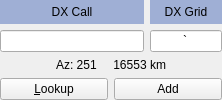
          <widget class="QWidget" name="DX_controls_widget" native="true">
           <property name="sizePolicy">
            <sizepolicy hsizetype="Preferred" vsizetype="Maximum">
             <horstretch>0</horstretch>
             <verstretch>0</verstretch>
            </sizepolicy>
           </property>
           <layout class="QGridLayout" name="gridLayout_2" columnstretch="2,1">
            <property name="leftMargin">
             <number>0</number>
            </property>
            <property name="topMargin">
             <number>0</number>
            </property>
            <property name="rightMargin">
             <number>0</number>
            </property>
            <property name="bottomMargin">
             <number>0</number>
            </property>
            <item row="0" column="1">
             <widget class="QLabel" name="label_4">
              <property name="palette">
               <palette>
                <active>
                 <colorrole role="Base">
                  <brush brushstyle="SolidPattern">
                   <color alpha="255">
                    <red>252</red>
                    <green>252</green>
                    <blue>252</blue>
                   </color>
                  </brush>
                 </colorrole>
                 <colorrole role="Window">
                  <brush brushstyle="SolidPattern">
                   <color alpha="255">
                    <red>159</red>
                    <green>175</green>
                    <blue>213</blue>
                   </color>
                  </brush>
                 </colorrole>
                </active>
                <inactive>
                 <colorrole role="Base">
                  <brush brushstyle="SolidPattern">
                   <color alpha="255">
                    <red>252</red>
                    <green>252</green>
                    <blue>252</blue>
                   </color>
                  </brush>
                 </colorrole>
                 <colorrole role="Window">
                  <brush brushstyle="SolidPattern">
                   <color alpha="255">
                    <red>159</red>
                    <green>175</green>
                    <blue>213</blue>
                   </color>
                  </brush>
                 </colorrole>
                </inactive>
                <disabled>
                 <colorrole role="Base">
                  <brush brushstyle="SolidPattern">
                   <color alpha="255">
                    <red>159</red>
                    <green>175</green>
                    <blue>213</blue>
                   </color>
                  </brush>
                 </colorrole>
                 <colorrole role="Window">
                  <brush brushstyle="SolidPattern">
                   <color alpha="255">
                    <red>159</red>
                    <green>175</green>
                    <blue>213</blue>
                   </color>
                  </brush>
                 </colorrole>
                </disabled>
               </palette>
              </property>
              <property name="autoFillBackground">
               <bool>true</bool>
              </property>
              <property name="text">
               <string>DX Grid</string>
              </property>
              <property name="alignment">
               <set>Qt::AlignCenter</set>
              </property>
              <property name="margin">
               <number>5</number>
              </property>
              <property name="indent">
               <number>2</number>
              </property>
              <property name="buddy">
               <cstring>dxGridEntry</cstring>
              </property>
             </widget>
            </item>
            <item row="1" column="0">
             <widget class="QLineEdit" name="dxCallEntry">
              <property name="sizePolicy">
               <sizepolicy hsizetype="Preferred" vsizetype="Fixed">
                <horstretch>0</horstretch>
                <verstretch>0</verstretch>
               </sizepolicy>
              </property>
              <property name="toolTip">
               <string>Callsign of station to be worked</string>
              </property>
              <property name="maxLength">
               <number>11</number>
              </property>
              <property name="alignment">
               <set>Qt::AlignCenter</set>
              </property>
             </widget>
            </item>
            <item row="1" column="1">
             <widget class="QLineEdit" name="dxGridEntry">
              <property name="sizePolicy">
               <sizepolicy hsizetype="Preferred" vsizetype="Fixed">
                <horstretch>0</horstretch>
                <verstretch>0</verstretch>
               </sizepolicy>
              </property>
              <property name="toolTip">
               <string>Locator of station to be worked</string>
              </property>
              <property name="text">
               <string>`</string>
              </property>
              <property name="maxLength">
               <number>6</number>
              </property>
              <property name="alignment">
               <set>Qt::AlignCenter</set>
              </property>
             </widget>
            </item>
            <item row="2" column="0" colspan="2">
             <layout class="QGridLayout" name="gridLayout_4">
              <item row="1" column="0">
               <widget class="QPushButton" name="lookupButton">
                <property name="focusPolicy">
                 <enum>Qt::StrongFocus</enum>
                </property>
                <property name="toolTip">
                 <string>&lt;html&gt;&lt;head/&gt;&lt;body&gt;&lt;p&gt;Search for callsign in database. &lt;br&gt;Right-click or double-click searches for callsign on QRZ.com.&lt;/p&gt;&lt;/body&gt;&lt;/html&gt;</string>
                </property>
                <property name="text">
                 <string>&amp;Lookup</string>
                </property>
               </widget>
              </item>
              <item row="1" column="1">
               <widget class="QPushButton" name="addButton">
                <property name="focusPolicy">
                <enum>Qt::StrongFocus</enum>
               </property>
               <property name="toolTip">
                <string>&lt;html&gt;&lt;head/&gt;&lt;body&gt;&lt;p&gt;Add callsign and locator to database. &lt;br&gt;Right-click searches for callsign on hamqth.com.&lt;/p&gt;&lt;/body&gt;&lt;/html&gt;</string>
               </property>
                <property name="text">
                 <string>Add</string>
                </property>
               </widget>
              </item>
              <item row="0" column="0" colspan="2">
               <widget class="QLabel" name="labAz">
                <property name="autoFillBackground">
                 <bool>true</bool>
                </property>
                <property name="text">
                 <string>Az: 251     16553 km</string>
                </property>
                <property name="alignment">
                 <set>Qt::AlignCenter</set>
                </property>
                <property name="indent">
                 <number>4</number>
                </property>
               </widget>
              </item>
             </layout>
            </item>
            <item row="0" column="0">
             <widget class="QPushButton" name="DX_Call_Button">
              <property name="sizePolicy">
               <sizepolicy hsizetype="Preferred" vsizetype="Preferred">
                <horstretch>0</horstretch>
                <verstretch>0</verstretch>
               </sizepolicy>
              </property>
              <property name="focusPolicy">
               <enum>Qt::StrongFocus</enum>
              </property>
              <property name="toolTip">
               <string>&lt;html&gt;&lt;head/&gt;&lt;body&gt;&lt;p&gt;Toggle Wait &amp;amp; Call On/Off. Right-click to clear the DX Call box.&lt;/p&gt;&lt;/body&gt;&lt;/html&gt;</string>
              </property>
              <property name="styleSheet">
               <string notr="true">QPushButton {
	background-color: #9fafd5;
    border: none;
}</string>
              </property>
              <property name="text">
               <string>DX Call</string>
              </property>
              <property name="checkable">
               <bool>true</bool>
              </property>
             </widget>
            </item>
           </layout>
          </widget>
